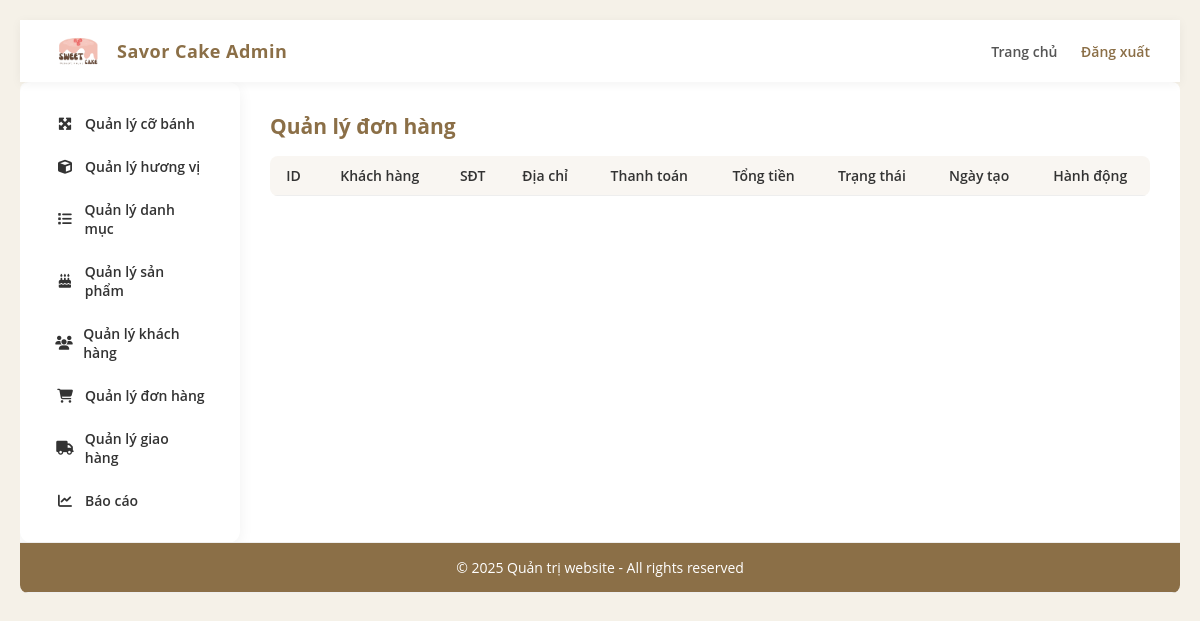
Page /admin/admin_dashboard.php?page=orders (signed in) on the earlier database version.
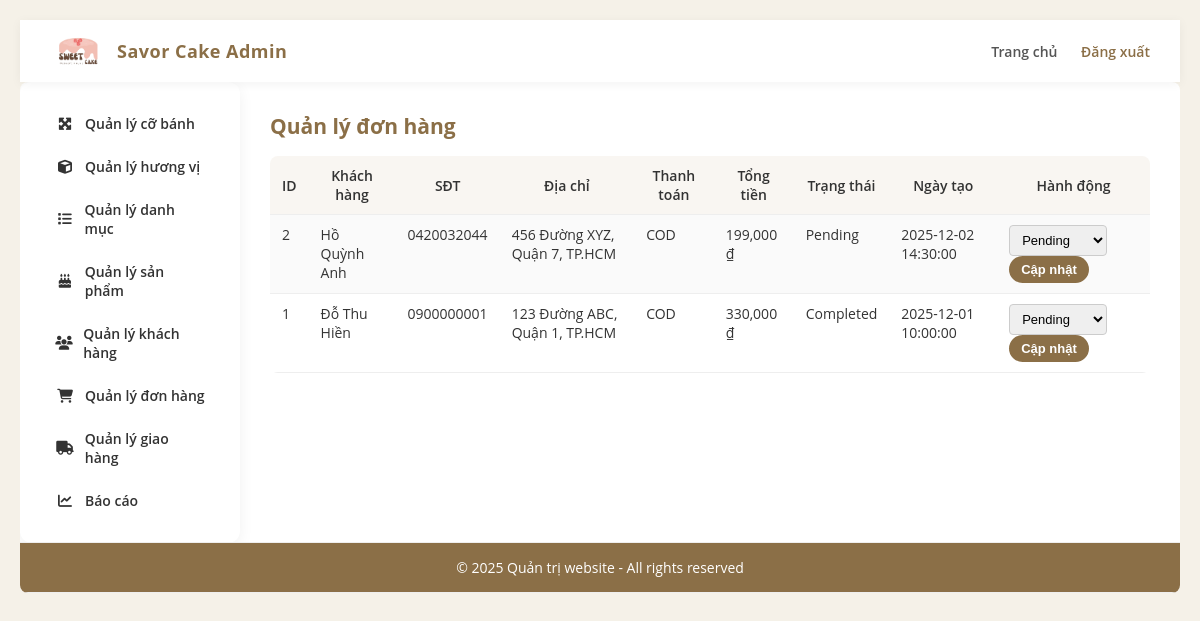
Same page on the later database version.
### tables this page shows
CREATE TABLE `orders` (
  `id` int(11) NOT NULL,
  `user_id` int(11) DEFAULT NULL,
  `full_name` varchar(255) NOT NULL,
  `phone` varchar(20) NOT NULL,
  `address` text NOT NULL,
  `note` text DEFAULT NULL,
  `total_amount` decimal(10,2) NOT NULL,
  `status` varchar(50) DEFAULT 'pending',
  `payment_method` varchar(50) NOT NULL,
  `created_at` timestamp NOT NULL DEFAULT current_timestamp()
);

### admin/manage_orders.php (the view, shortened to what this page needs)
<?php
require_once 'connect.php';
$orders = $conn->query("SELECT * FROM orders ORDER BY created_at DESC");
?>
<!DOCTYPE html>
<html>
<head>
<link href="https://cdnjs.cloudflare.com/ajax/libs/font-awesome/6.5.0/css/all.min.css" rel="stylesheet">
</head>
<body>
<h2>Quản lý đơn hàng</h2>
<table>
<tr>
<th>ID</th>
<th>Khách hàng</th>
<th>SĐT</th>
<th>Địa chỉ</th>
<th>Thanh toán</th>
<th>Tổng tiền</th>
<th>Trạng thái</th>
<th>Ngày tạo</th>
<th>Hành động</th>
</tr>
<?php while ($row = $orders->fetch_assoc()): ?>
<tr>
    <td><?php echo $row['id']; ?></td>
    <td><?php echo htmlspecialchars($row['full_name']); ?></td>
    <td><?php echo htmlspecialchars($row['phone']); ?></td>
    <td><?php echo htmlspecialchars($row['address']); ?></td>
    <td><?php echo strtoupper($row['payment_method']); ?></td>
    <td><?php echo number_format($row['total_amount']); ?> ₫</td>
    <td><?php echo ucfirst($row['status']); ?></td>
    <td><?php echo $row['created_at']; ?></td>
    <td>
        <form method="post" class="status-form">
            <select name="status">
                <option value="pending" <?php if($row['status']=='pending') echo 'selected'; ?>>Pending</option>
            </select>
            <input type="submit" name="update_status" value="Cập nhật">
        </form>
    </td>
</tr>
<?php endwhile; ?>
</table>
</body>
</html>

Differences in the rows shown:
added orders: id "2", full_name "Hồ Quỳnh Anh", phone "0420032044", address "456 Đường XYZ, Quận 7, TP.HCM", payment_method "COD", total_amount "199,000", status "Pending", created_at "2025-12-02 14:30:00"
added orders: id "1", full_name "Đỗ Thu Hiền", phone "0900000001", address "123 Đường ABC, Quận 1, TP.HCM", payment_method "COD", total_amount "330,000", status "Completed", created_at "2025-12-01 10:00:00"
